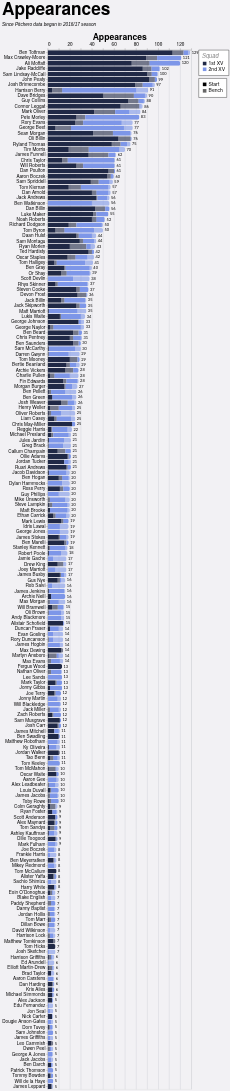

Describe this chart as a Vega-Lite specification.
### Vega-Lite specification from a JSON file in a GitHub repository (floating-point values rounded to 4 significant figures; data arrays with more than 128 entries replaced by an {"elided": "..."} marker saying what was removed)
{"config": {"axis": {"labelFont": "PT Sans Narrow, Helvetica Neue, Helvetica, Arial, sans-serif", "titleFont": "PT Sans Narrow, Helvetica Neue, Helvetica, Arial, sans-serif", "labelFontSize": 13, "titleFontSize": 24, "gridColor": "#202947", "gridOpacity": 0.2, "zindex": 1}, "text": {"font": "Lato, sans-serif"}, "bar": {"cornerRadiusEnd": 5}, "header": {"labelFont": "PT Sans Narrow, Helvetica Neue, Helvetica, Arial, sans-serif", "titleFont": "PT Sans Narrow, Helvetica Neue, Helvetica, Arial, sans-serif", "labelFontSize": 24, "titleFontSize": 28, "labelFontWeight": "bold", "orient": "left"}, "legend": {"labelFont": "PT Sans Narrow, Helvetica Neue, Helvetica, Arial, sans-serif", "titleFont": "PT Sans Narrow, Helvetica Neue, Helvetica, Arial, sans-serif", "labelFontSize": 14, "titleFontSize": 16, "titlePadding": 5, "fillColor": "white", "strokeColor": "black", "padding": 10, "titleFontWeight": "lighter", "titleFontStyle": "italic", "titleColor": "gray", "offset": 10}, "title": {"font": "PT Sans Narrow, Helvetica Neue, Helvetica, Arial, sans-serif", "fontSize": 48, "fontWeight": "bold", "anchor": "start", "align": "center", "titlePadding": 20, "subtitlePadding": 10, "subtitleFontSize": 13, "subtitleColor": "", "subtitleFontStyle": "italic", "offset": 15, "color": "black"}, "axisX": {"labelAngle": 0}, "facet": {"title": null, "header": null, "align": {"row": "each", "column": "each"}}, "resolve": {"scale": {"y": "independent", "facet": "independent"}}, "background": "#f2f1f4", "scale": {"offsetBandPaddingOuter": 0.2, "offsetBandPaddingInner": 0.1}}, "layer": [{"mark": {"type": "bar"}, "encoding": {"color": {"field": "squad", "legend": {"direction": "vertical", "labelExpr": "datum.value + ' XV'", "offset": 20, "orient": "right", "title": "Squad"}, "scale": {"domain": ["1st", "2nd"], "range": ["#202946", "#7d96e8"]}, "sort": ["1st", "2nd"], "type": "nominal"}, "opacity": {"field": "start", "legend": {"direction": "vertical", "offset": 20, "orient": "right", "title": null}, "scale": {"domain": ["Start", "Bench"], "range": [1.0, 0.6]}, "sort": ["Start", "Bench"], "type": "nominal"}, "order": {"field": "stack_order", "sort": "ascending", "type": "quantitative"}, "tooltip": [{"field": "player", "title": "Player", "type": "nominal"}, {"field": "squad", "title": "Squad", "type": "nominal"}, {"field": "start", "title": "Selection", "type": "nominal"}, {"aggregate": "sum", "field": "games", "title": "Games", "type": "quantitative"}, {"aggregate": "max", "field": "player_total", "title": "Total", "type": "quantitative"}], "x": {"aggregate": "sum", "axis": {"orient": "top", "title": "Appearances"}, "field": "games", "type": "quantitative"}, "y": {"field": "player", "sort": {"field": "player_total", "op": "max", "order": "descending"}, "title": null, "type": "nominal"}}}, {"mark": {"type": "text", "align": "left", "baseline": "middle", "color": "black", "dx": 4, "fontSize": 11}, "encoding": {"text": {"field": "total_games", "format": ".0f", "type": "quantitative"}, "x": {"axis": {"orient": "top", "title": "Appearances"}, "field": "total_games", "type": "quantitative"}, "y": {"field": "player", "sort": {"field": "player_total", "op": "max", "order": "descending"}, "title": null, "type": "nominal"}}, "transform": [{"aggregate": [{"op": "sum", "field": "games", "as": "total_games"}, {"op": "max", "field": "player_total", "as": "player_total"}], "groupby": ["player"]}]}], "data": {"name": "data-06fc481d90745781597421269daba95f"}, "height": {"step": 15}, "params": [{"name": "seasonParam", "value": []}, {"name": "gameTypesParam", "value": []}, {"name": "squadParam", "value": "All"}, {"name": "positionsParam", "value": []}, {"name": "minAppsParam", "value": 5}], "title": {"text": "Appearances", "subtitle": "Since Pitchero data began in 2016/17 season"}, "transform": [{"filter": "length(seasonParam) === 0 || indexof(seasonParam, datum.season) >= 0"}, {"filter": "length(gameTypesParam) === 0 || indexof(gameTypesParam, datum.game_type) >= 0"}, {"filter": "squadParam === \"All\" || datum.squad === squadParam"}, {"filter": "length(positionsParam) === 0 || indexof(positionsParam, datum.position) >= 0"}, {"joinaggregate": [{"op": "sum", "field": "games", "as": "player_total"}], "groupby": ["player"]}, {"filter": "datum.player_total >= minAppsParam"}], "width": 400, "$schema": "https://vega.github.io/schema/vega-lite/v5.20.1.json", "datasets": {"data-06fc481d90745781597421269daba95f": {"elided": "2370 records"}}}
